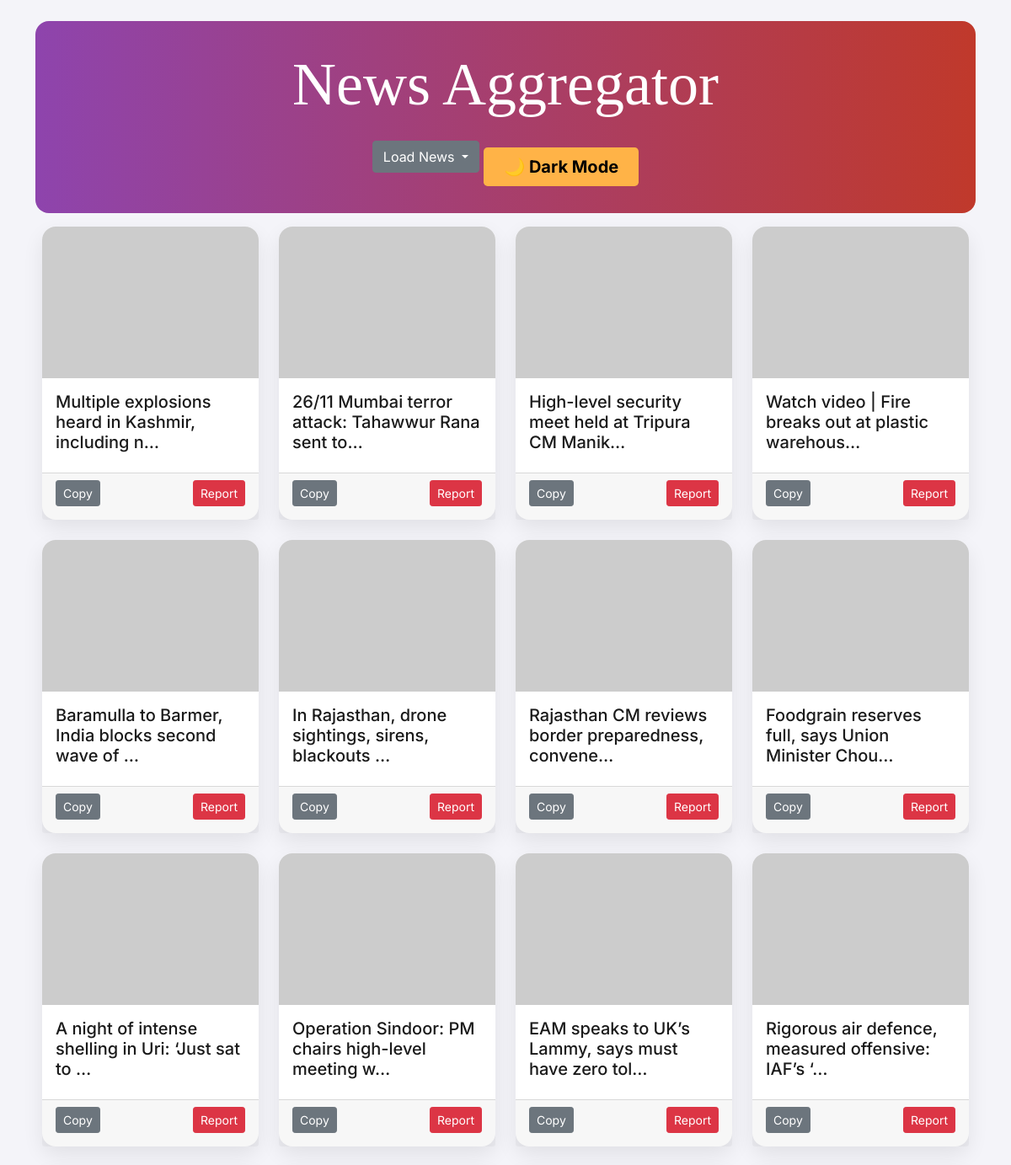
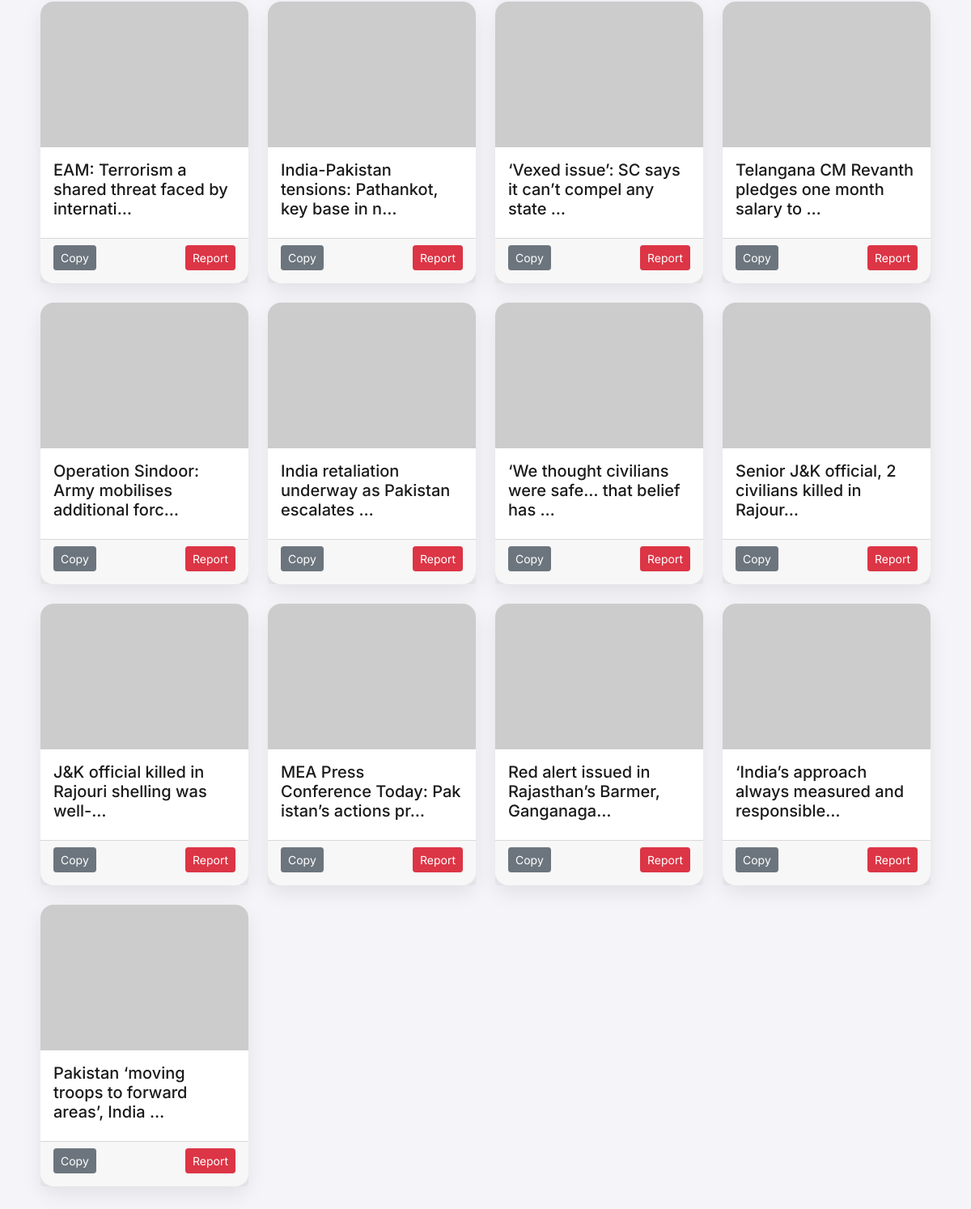
The page / on the database its author committed (2 pictures, top to bottom).
### news/models.py (models this page shows, shortened)
class Headline(models.Model):
  title = models.CharField(max_length=200)
  image = models.URLField(null=True, blank=True)
  url = models.TextField()

### news/views.py (the view)
# urls.py: path('', news_list, name="home"),
def news_list(request):
    headlines = Headline.objects.all()[::-1]
    context = {"object_list": headlines}
    return render(request, "news/home.html", context)

### news/templates/news/home.html (shortened to what this page needs)
<!DOCTYPE html>
<html lang="en">
<head>
  <link href="https://cdn.jsdelivr.net/npm/bootstrap@5.0.2/dist/css/bootstrap.min.css" rel="stylesheet" />
</head>
<body>
  {% load social_share %}
  <div class="container">
    <div class="jumbotron text-center text-white">
      <h1 class="display-2">News Aggregator</h1>
      <div class="dropdown d-inline-block">
        <button class="btn btn-secondary dropdown-toggle" type="button" id="dropdownMenuButton" data-bs-toggle="dropdown"
          aria-expanded="false">
          Load News
        </button>
      </div>
      <button class="btn btn-warning btn-lg px-4 py-2 mt-4" onclick="toggleMode(this)">
        🌙 Dark Mode
      </button>
    </div>
    <div class="row mt-2 p-2">
      {% for object in object_list %}
      <div class="col-12 col-md-6 col-lg-4 col-xl-3">
        <div class="card mb-4">
          <img class="card-img-top" src="{{ object.image }}"
            onerror="this.onerror=null;this.src='https://via.placeholder.com/300x200?text=No+Image';" alt="news image" />
          <div class="card-body">
            <h5 class="card-title">
              <a href="{{ object.url }}">{{ object.title|truncatechars:50 }}</a>
            </h5>
          </div>
          <div class="card-footer">
            <div class="d-flex justify-content-between flex-wrap">
              <button class="btn btn-secondary btn-sm mb-2" onclick="copyToClipboard('{{ object.url }}')">Copy</button>
              <button class="btn btn-danger btn-sm mb-2" onclick="report('{{ object.url }}')">Report</button>
            </div>
          </div>
        </div>
      </div>
      {% endfor %}
    </div>
  </div>
</body>
</html>

### news/templates/news/home.html (style rules this page uses)
body { padding: 25px; background-color: #f4f4f9; color: #222; font-size: 18px; font-family: 'Inter', sans-serif; }
h1 { font-family: 'Playfair Display', serif; font-size: 3rem; }
.card { border: none; border-radius: 16px; background-color: #ffffff; color: #222; box-shadow: 0 10px 25px rgba(0, 0, 0, 0.08); transition: transform 0.2s ease, box-shadow 0.2s ease; }
.card-img-top { height: 180px; object-fit: cover; border-top-left-radius: 16px; border-top-right-radius: 16px; }
.card-title a { text-decoration: none; color: #1a1a1a; }
.jumbotron { border-radius: 16px; padding: 2rem; background: linear-gradient(to right, #8e44ad, #c0392b); }
.btn-warning { background-color: #ffb347; border: none; font-weight: bold; }

### rows shown on the page
Headline: title "Multiple explosions heard in Kashmir, including n…"
Headline: title "26/11 Mumbai terror attack: Tahawwur Rana sent to…"
Headline: title "High-level security meet held at Tripura CM Manik…"
Headline: title "Watch video | Fire breaks out at plastic warehous…"
Headline: title "Baramulla to Barmer, India blocks second wave of …"
Headline: title "In Rajasthan, drone sightings, sirens, blackouts …"
Headline: title "Rajasthan CM reviews border preparedness, convene…"
Headline: title "Foodgrain reserves full, says Union Minister Chou…"
Headline: title "A night of intense shelling in Uri: ‘Just sat to …"
Headline: title "Operation Sindoor: PM chairs high-level meeting w…"
Headline: title "EAM speaks to UK’s Lammy, says must have zero tol…"
Headline: title "Rigorous air defence, measured offensive: IAF’s ‘…"
Headline: title "EAM: Terrorism a shared threat faced by internati…"
Headline: title "India-Pakistan tensions: Pathankot, key base in n…"
Headline: title "‘Vexed issue’: SC says it can’t compel any state …"
Headline: title "Telangana CM Revanth pledges one month salary to …"
Headline: title "Operation Sindoor: Army mobilises additional forc…"
Headline: title "India retaliation underway as Pakistan escalates …"
Headline: title "‘We thought civilians were safe… that belief has …"
Headline: title "Senior J&K official, 2 civilians killed in Rajour…"
Headline: title "J&K official killed in Rajouri shelling was well-…"
Headline: title "MEA Press Conference Today: Pakistan’s actions pr…"
Headline: title "Red alert issued in Rajasthan’s Barmer, Ganganaga…"
Headline: title "‘India’s approach always measured and responsible…"
Headline: title "Pakistan ‘moving troops to forward areas’, India …"
